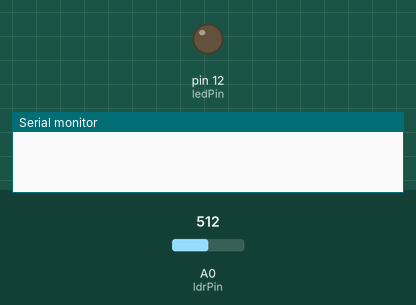
Simulated run of this sketch. Board: Arduino Uno, built with avr-gcc and run on an emulated ATmega328P. Shown: output pins drawn as LEDs (lit = HIGH), the last lines printed to the serial monitor. The test bench sets the inputs (shaded band); at power-on: A0 (ldrPin) = 512.

Above: at 1.2 s.
1.3 s: A0 (ldrPin) set to 207
2.8 s: A0 (ldrPin) set to 189
At 4.0 s:
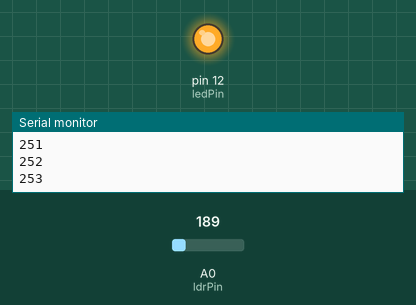
4.3 s: A0 (ldrPin) set to 210
At 5.3 s:
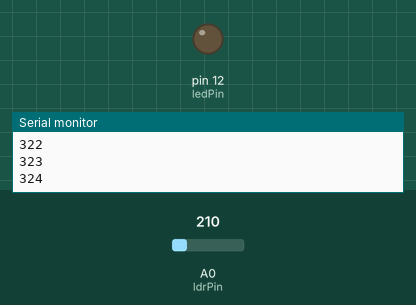
5.8 s: A0 (ldrPin) set to 190
At 6.2 s:
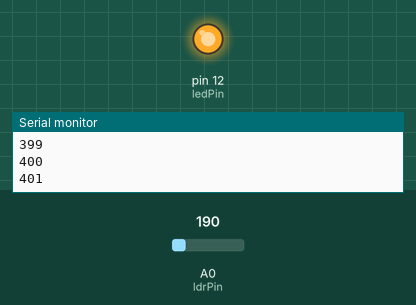
Timing chart, 0 to 8.3 s (numbered marks = the images above; inputs shaded):
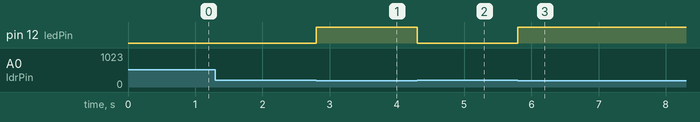

The sketch:

LDRSensor.ino
```cpp
const int ledPin = 12;

const int ldrPin = A0;
int count=0;
int flag=0;
void setup() {

Serial.begin(9600);

pinMode(ledPin, OUTPUT);

pinMode(ldrPin, INPUT);

}


void loop() {

int ldr = analogRead(ldrPin);

if (ldr >= 200) {
digitalWrite(ledPin, LOW);

//Serial.print("Its daytime");


//Serial.println(ldr);

} else {


digitalWrite(ledPin, HIGH);

//Serial.print("Its Night Time");
count++;
Serial.println(count);
}

//Serial.println(ldr);

}
```

Measured:
- the behaviour switches between 200 and 199 on A0 (ldrPin) (found by bisection; images 0 and 1)
- after the input at 1.3 s, every drawn part: stays the same
- after the input at 2.8 s, pin 12 (ledPin): LOW → HIGH at once
- after the input at 4.3 s, pin 12 (ledPin): HIGH → LOW at once
- after the input at 5.8 s, pin 12 (ledPin): LOW → HIGH at once
